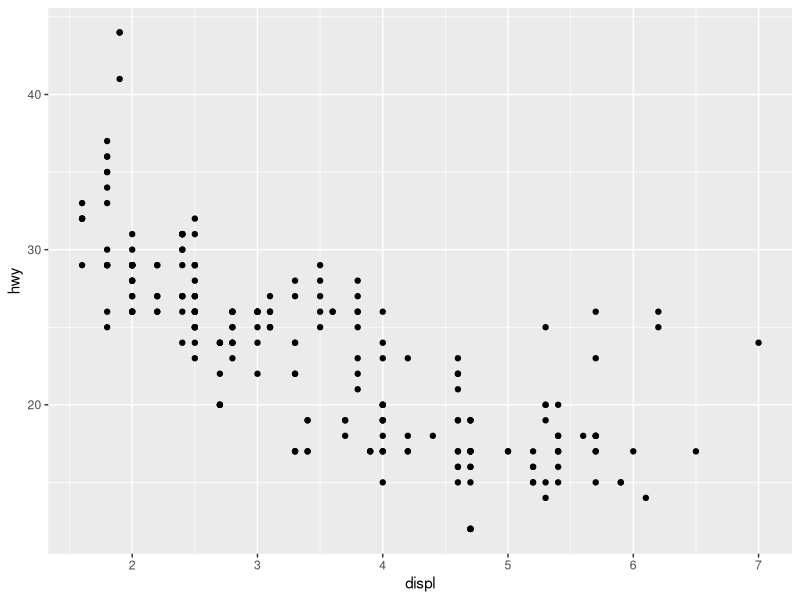
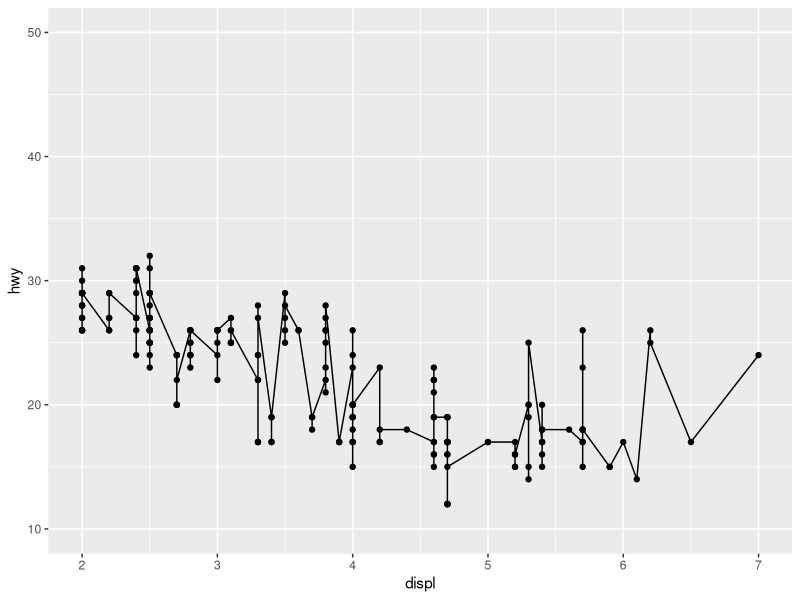
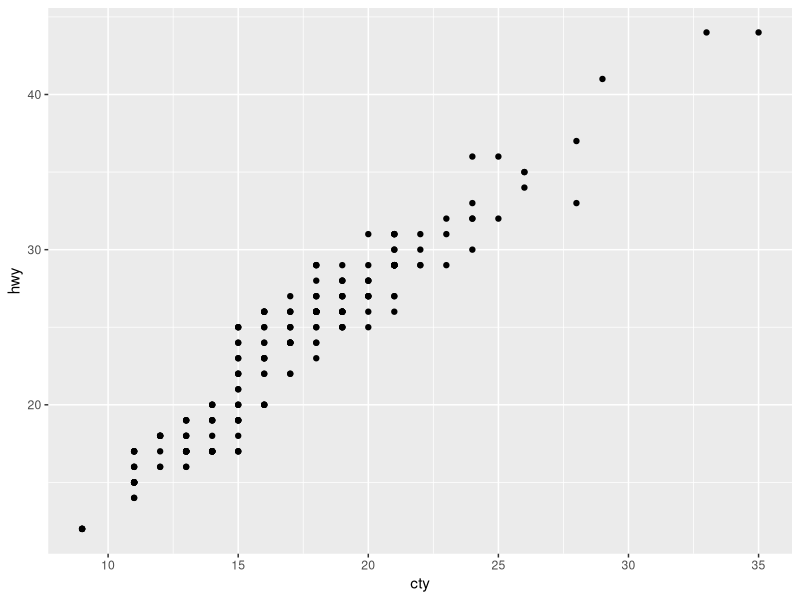
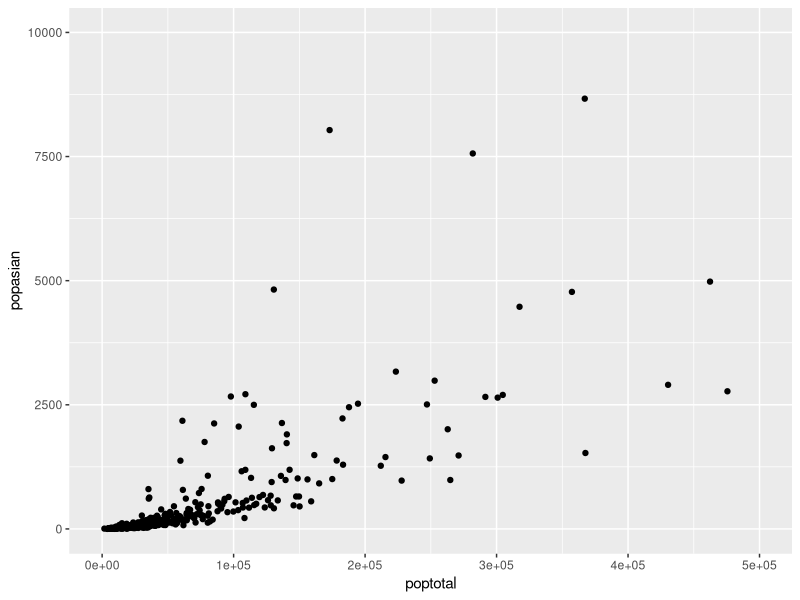

The R script that drew these images, in order:
library(ggplot2)

?ggplot
# x축, y축 설정
# ggplot2는 + 기호로 함수들을 연결한다

# geom_point()
ggplot(data = mpg, aes(x = displ, y = hwy)) + geom_point()

#
ggplot(data = mpg, aes(x = displ, y = hwy)) + geom_point() + geom_line() + ylim(10, 50) + xlim(2, 7)



# x 축은 cty(도시 연비), y 축은 hwy(고속도로 연비)로 된 산점도를 만든다
ggplot(data = mpg, aes(x = cty, y = hwy)) + geom_point()

ggplot(data = midwest, aes(x = poptotal, y = popasian)) + geom_point() + xlim(0, 500000) + ylim(0, 10000)
